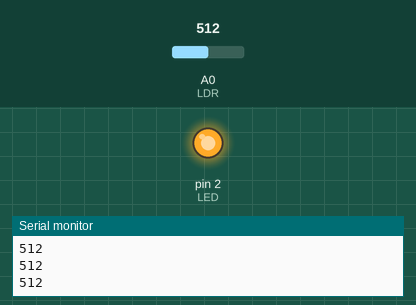
A sketch run on a simulated Arduino Uno, built with avr-gcc and run on an emulated ATmega328P. Parts: output pins drawn as LEDs (lit = HIGH), the last lines printed to the serial monitor. Inputs (shaded band) come from the test bench; at power-on: A0 (LDR) = 512.

Above: at 1.2 s.
1.3 s: A0 (LDR) set to 545
At 2.3 s:
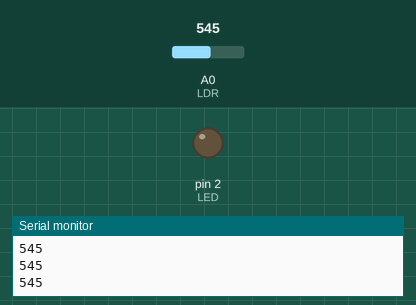
2.8 s: A0 (LDR) set to 511
At 3.6 s:
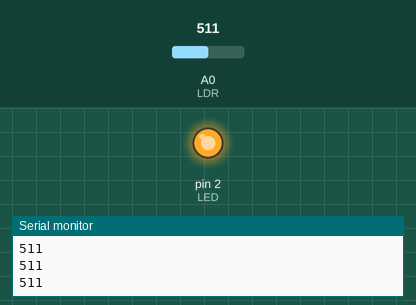
4.3 s: A0 (LDR) set to 610
At 4.6 s:
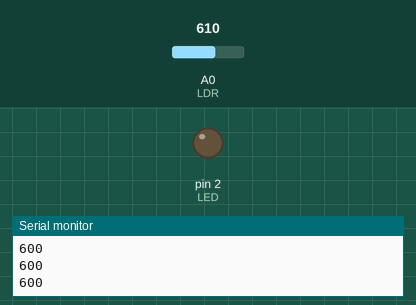
Timing chart, 0 to 7.3 s (numbered marks = the images above; inputs shaded):
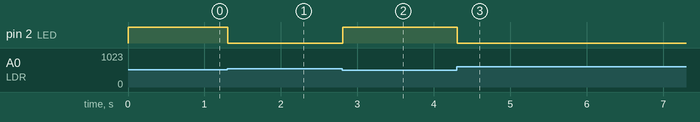

Measured:
- the behaviour switches between 534 and 535 on A0 (LDR) (found by bisection; images 0 and 1)
- after the input at 1.3 s, pin 2 (LED): HIGH → LOW at once
- after the input at 2.8 s, pin 2 (LED): LOW → HIGH at once
- after the input at 4.3 s, pin 2 (LED): HIGH → LOW at once

The sketch:

prueba_Ardu.ino
```cpp
    int LDR = 0; //Pin analógico 4 para la foto resistencia
    int LED = 2; //Pin digital para LED
    int valor; //Acumula el valor del LDR

    int max = 600; //Valor máximo de la fotoresistencia con luz plena
    int min = 470; //Valor mínimo de la foto resuistencia sin luz

void setup() {
    Serial.begin(9600); //Inicializa la comunicacion en serie
    pinMode(LED, OUTPUT); //pin digital como salida
}

void loop() {
       valor = analogRead(LDR); //Lee el valor del LDR
       valor = constrain(valor, min, max); // Limita el valor entre el máximo y el mínimo
       Serial.println(valor); // Mostrar en monitor serial el valor para ajustar máx y min.
       // Acomodar valor proporcional entre 0 y 255
       // Cuando hay plena luz (máximo) --> Valor = 0
       // Cuando no hay luz (mínimo) --> Valor = 255
       valor = map(valor, max, min, 0, 255);
       analogWrite(LED, valor); // Se enciende LED segun el valor obtenido

}
```
